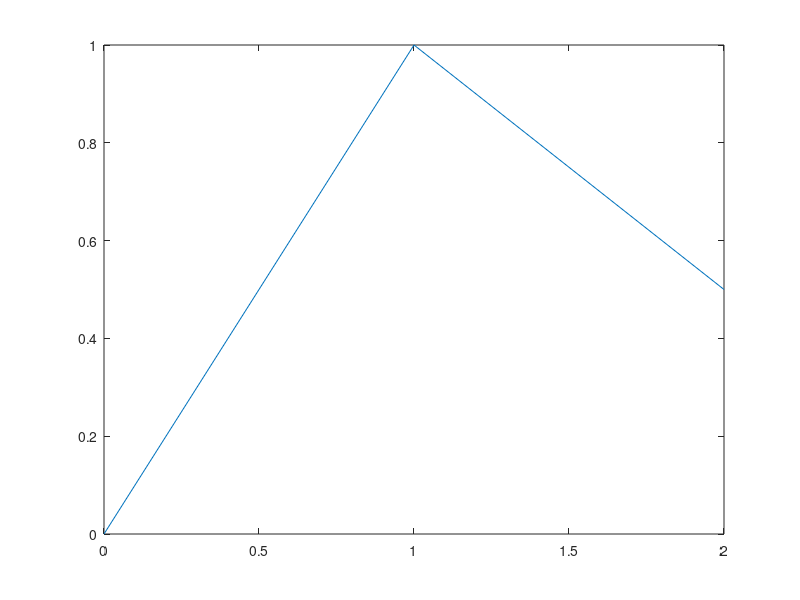

The MATLAB script that drew this image: (Note: this script raises an error after producing the figure.)
function summary=runM70ApiContractTests(outputDirectory)
%RUNM70APICONTRACTTESTS Freeze-candidate public calls with a real compiler.
    root=fileparts(fileparts(mfilename('fullpath')));addpath(fullfile(root,'src'));
    if nargin<1,outputDirectory=fullfile(root,'.audit','m70-api');end
    if exist(outputDirectory,'dir')~=7,mkdir(outputDirectory);end
    f=figure('Visible','off','Color','w');c=onCleanup(@()close(f));
    a=axes('Parent',f);plot(a,[0 1 2],[0 1 .5]);set(a,'Color','w');
    original=jsonencode(m2t2.reader.readFigure(f));
    cases={'defaults',@defaults;'option_failures',@options;'collision',@collision; ...
        'publication',@publication;'rich_auto',@rich;'set_inheritance',@inheritance; ...
        'set_preflight',@preflight;'set_failure_skip',@skipped};
    rows=cell(size(cases,1),3);failures=0;
    for k=1:size(cases,1)
        try,cases{k,2}();state='PASS';detail='';
        catch err,state='FAIL';failures=failures+1;detail=regexprep([err.identifier ' ' err.message],'[\r\n\t]+',' ');end
        rows(k,:)={cases{k,1},state,detail};
    end
    assert(strcmp(original,jsonencode(m2t2.reader.readFigure(f))));
    p=fullfile(outputDirectory,'api-results.tsv');fid=fopen(p,'w');guard=onCleanup(@()fclose(fid));
    fprintf(fid,'case\tstatus\tdetail\n');for k=1:size(rows,1),fprintf(fid,'%s\t%s\t%s\n',rows{k,:});end;clear guard;
    fprintf('%s',fileread(p));assert(failures==0,'M7.0 API contract failed.');
    summary=struct('tests',size(rows,1),'failures',failures);fprintf('M70_API_CONTRACT_PASS: 8/8\n');clear c;
    function defaults()
        r=m2t.export(f,fullfile(outputDirectory,'plot.v1'),'Overwrite',true);shape(r);assert(r.success&&strcmp(r.status,'success'));
        assert(strcmp(r.capability,'supported')&&strcmp(r.profile.name,'none')&&strcmp(r.profile.width,'source'));
        assert(strcmp(r.render.imageBackend.requested,'vector')&&strcmp(r.render.imageBackend.reason,'explicit_vector'));
        assert(strcmp(r.texPath,fullfile(outputDirectory,'plot.v1.tex'))&&isempty(r.logPath)&&isempty(r.render.assets));
    end
    function options()
        pairs={{'Unknown',true},{'Overwrite',1},{'Width','source'},{'Profile','missing'},{'ImageBackend','invalid'}};
        codes={'M2T:E001:InvalidArgument','M2T:E001:InvalidArgument','M2T:PROFILE_WIDTH_INVALID','M2T:PROFILE_UNKNOWN','M2T:IMAGE_BACKEND_UNKNOWN'};
        for j=1:numel(pairs)
            r=m2t.export(f,fullfile(outputDirectory,'invalid'),pairs{j}{:});shape(r);
            assert(~r.success&&strcmp(r.status,'export_failed')&&strcmp(r.diagnostics(1).code,codes{j}));
        end
        assert(exist(fullfile(outputDirectory,'invalid.tex'),'file')~=2);
    end
    function collision()
        base=fullfile(outputDirectory,'plot.v1');before=fileread([base '.tex']);r=m2t.export(f,base);shape(r);
        assert(~r.success&&strcmp(r.diagnostics(1).code,'M2T:E003:OutputExists')&&strcmp(before,fileread([base '.tex'])));
    end
    function publication()
        r=m2t.export(f,fullfile(outputDirectory,'profile'),'pRoFiLe','PUBLICATION','Width','DOUBLE-COLUMN','Overwrite',false,'Overwrite',true);shape(r);
        assert(r.success&&r.profile.widthMillimeters==170&&strcmp(r.profile.width,'double-column'));
    end
    function rich()
        g=figure('Visible','off','Color','w');cg=onCleanup(@()close(g));ax=axes('Parent',g);image('Parent',ax,'CData',cat(3,[1 0;0 1],[0 1;1 0],zeros(2)));set(ax,'Color','w');
        r=m2t.export(g,fullfile(outputDirectory,'forced'));shape(r);assert(~r.success&&strcmp(r.status,'export_failed')&&strcmp(r.capability,'supported'));
        assert(strcmp(r.diagnostics(1).code,'M2T2:E053:UnsupportedVectorRichImage')&&strcmp(r.diagnostics(1).stage,'planning'));
        r=m2t.export(g,fullfile(outputDirectory,'rgb'),'ImageBackend','AUTO','Overwrite',true);shape(r);assert(r.success&&numel(r.render.assets)==1);
        assert(strcmp(r.render.imageBackend.reason,'truecolor_requires_hybrid')&&strcmp(r.render.imageBackend.policy.id,'default-v1'));clear cg;
    end
    function inheritance()
        e=struct('figure',{f,f},'name',{'first','second'},'width',{[],'double-column'});
        r=m2t.exportSet(e,fullfile(outputDirectory,'set'),'Profile','publication','ImageBackend','auto','Overwrite',true);
        assert(r.success&&r.summary.succeeded==2&&isempty(r.diagnostics));
        assert(strcmp(r.entries(1).effective.width,'single-column')&&strcmp(r.entries(2).effective.width,'double-column'));
        for j=1:2,shape(r.entries(j).result);end
        m=jsondecode(fileread(r.manifestPath));assert(m.schemaVersion==1&&m.defaults.continueOnError&&strcmp(m.figures(1).tex,'first.tex'));
        assert(strcmp(m.figures(2).backendReason,'no_image_layer')&&isempty(strfind(fileread(r.manifestPath),outputDirectory)));
    end
    function preflight()
        e=struct('figure',{f,f},'name',{'Same','same'});out=fullfile(outputDirectory,'invalid-set');
        r=m2t.exportSet(e,out);assert(~r.success&&strcmp(r.status,'invalid_set')&&isempty(r.entries));
        assert(strcmp(r.diagnostics(1).code,'M2T:SET_DUPLICATE_NAME')&&exist(out,'dir')~=7);
    end
    function skipped()
        g=figure('Visible','off','Color','w');cg=onCleanup(@()close(g));ax=axes('Parent',g,'Color','w');hggroup('Parent',ax);
        e=struct('figure',{g,f},'name',{'bad','later'});r=m2t.exportSet(e,fullfile(outputDirectory,'stopped'),'ContinueOnError',false,'Overwrite',true);
        assert(~r.success&&strcmp(r.status,'failed')&&r.summary.unsupported==1&&r.summary.skipped==1&&r.summary.failed==0);
        assert(isempty(r.diagnostics)&&strcmp(r.entries(2).result.diagnostics(1).code,'M2T:SET_SKIPPED_AFTER_FAILURE'));
        m=jsondecode(fileread(r.manifestPath));assert(strcmp(m.figures(2).status,'skipped')&&strcmp(m.figures(2).selectedImageBackend,''));clear cg;
    end
end
function shape(r)
    assert(all(isfield(r,{'success','status','capability','texPath','pdfPath','logPath','backend','render','compiler','profile','diagnostics','timings'})));
    assert(islogical(r.success)&&isscalar(r.success)&&strcmp(r.backend,'pgfplots')&&strcmp(r.compiler,'lualatex'));
    assert(all(isfield(r.render,{'requestedImageBackend','effectiveImageBackend','imageBackend','assets'})));
    assert(all(isfield(r.render.imageBackend,{'requested','selected','reason','policy','imageLayerCount','maxImageCells'})));
    assert(all(isfield(r.profile,{'name','width','widthMillimeters','figureSize','figureSizeUnit'})));
    assert(all(isfield(r.timings,{'analysis','export','compile','validation','total'})));
    assert(all(isfield(r.diagnostics,{'severity','code','message','stage'})));
end
